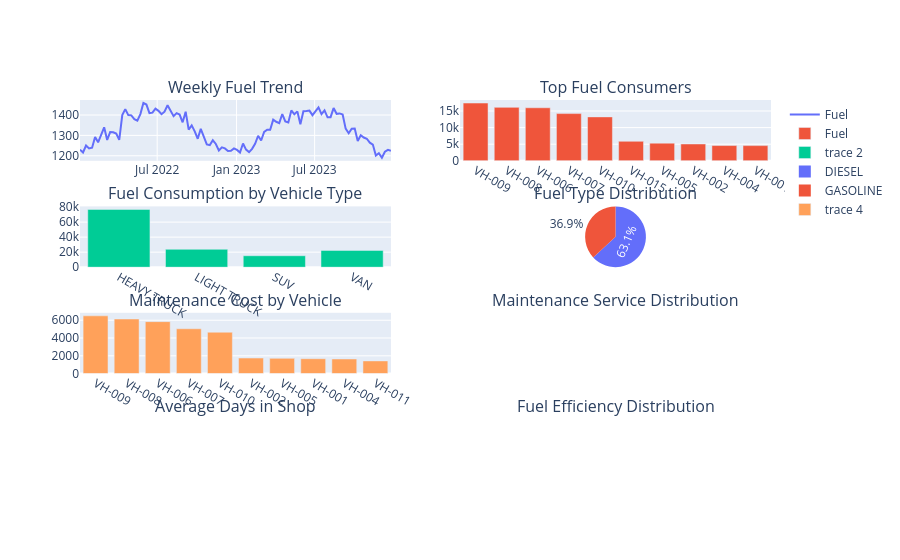

Notebook code for this chart:
### Code cell
fig.add_trace(

    go.Bar(

        x=maintenance_cost["vehicle_id"],

        y=maintenance_cost["cost_usd"]

    ),

    row=3,
    col=1

)
